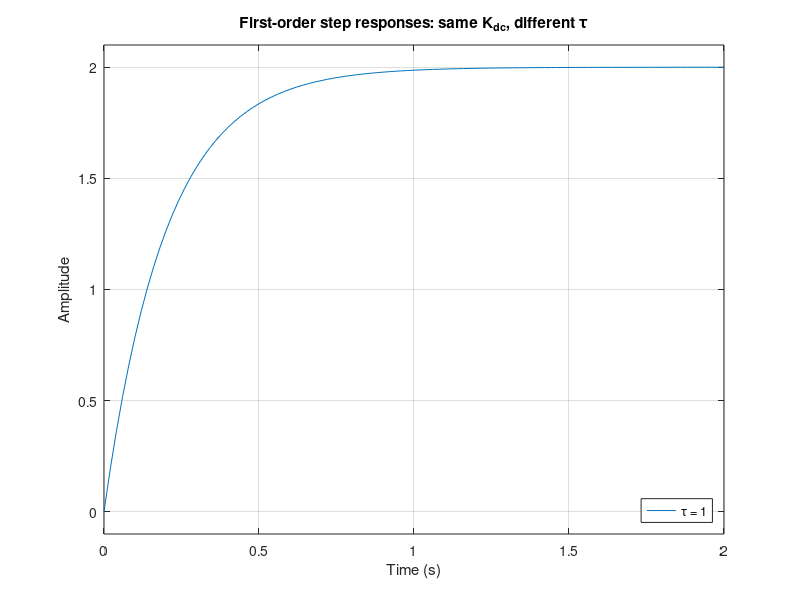
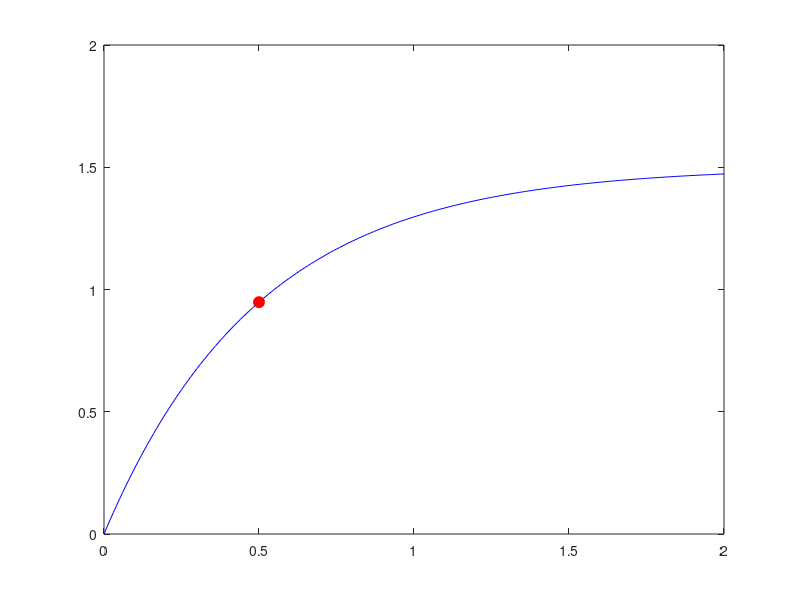

These figures' MATLAB source, in order: (Note: this script raises an error after producing the figures.)
%[text] # Week 4 MATLAB Companion: Time Response
%[text] This script follows the chapter examples for first- and second-order time response.  All MATLAB commands use the Control System Toolbox.
%%
%[text] ## First-Order Systems
%[text] The canonical first-order transfer function is $G\_1(s) = K\_{dc}\\,a/(s+a)$.  We build it with `tf()` and plot the unit step response.
%%
%[text] **Example: varying time constant** — three first-order systems with the same DC gain but different poles
a_vals = [1, 2, 5];          % pole locations: a = 1/tau
Kdc = 2;
figure
hold on
for a = a_vals
    G = tf(Kdc * a, [1, a]);
    step(G)
end
hold off
legend('\tau = 1', '\tau = 0.5', '\tau = 0.2', 'Location', 'southeast')
title('First-order step responses: same K_{dc}, different \tau')
xlabel('Time (s)');  ylabel('Amplitude')
grid on
%%
%[text] **Annotating the time constant** — the response reaches 63% of its final value at $t = \\tau$
a = 2;  tau = 1/a;  Kdc = 1.5;
G1 = tf(Kdc * a, [1, a]);
t = 0 : 0.01 : 4*tau;
c = Kdc * (1 - exp(-a*t));

figure
plot(t, c, 'b')
hold on
plot(tau, Kdc*(1-exp(-1)), 'ro', 'MarkerSize', 8, 'MarkerFaceColor', 'r')
yline(Kdc, 'k--')
yline(0.63*Kdc, 'r--')
xline(tau, 'r--')
xline(4*tau, 'g--')
text(tau+0.02, 0.1, '\tau', 'Color', 'r', 'FontSize', 12)
text(4*tau+0.02, 0.1, '4\tau = T_s', 'Color', 'g', 'FontSize', 12)
text(0.05, Kdc+0.05, 'K_{dc}', 'FontSize', 12)
hold off
title('First-order step response: annotated metrics')
xlabel('Time (s)');  ylabel('c(t)')
grid on
%%
%[text] **Rise time and settling time** — compute and verify with `stepinfo()`
info = stepinfo(G1)
Tr_formula  = 2.2 / a
Ts_formula  = 4.0 / a
%%
%[text] ## Second-Order Systems: Four Damping Cases
%[text] The canonical second-order TF is $G\_2(s) = K\_{dc}\\,\\omega\_{n}^{2}/(s^{2}+2\\zeta\\omega\_{n}s+\\omega\_{n}^{2})$.  Varying $\\zeta$ produces qualitatively different responses.
%%
wn = 3;   Kdc = 1;
zeta_vals = [0, 0.3, 0.5, 0.707, 1.0, 1.5];
labels = {'\zeta=0 (undamped)', '\zeta=0.3', '\zeta=0.5', ...
          '\zeta=0.707 (crit. equiv.)', '\zeta=1 (critically damped)', ...
          '\zeta=1.5 (overdamped)'};

figure
hold on
for k = 1:length(zeta_vals)
    z = zeta_vals(k);
    G = tf(Kdc * wn^2, [1, 2*z*wn, wn^2]);
    step(G)
end
hold off
legend(labels, 'Location', 'southeast', 'Interpreter', 'tex')
title('Second-order step responses: varying damping ratio')
xlabel('Time (s)');  ylabel('c(t)')
grid on
%%
%[text] ## Pole-Zero Map and Step Response Together
%[text] A side-by-side view reinforces the connection between pole location and response character.
%%
wn = 5;  Kdc = 1;
zeta_vals = [0.1, 0.3, 0.5, 0.707, 1.0, 1.5];

figure
for k = 1:length(zeta_vals)
    z = zeta_vals(k);
    G = tf(Kdc * wn^2, [1, 2*z*wn, wn^2]);
    subplot(length(zeta_vals), 2, 2*k-1)
    pzplot(G);  grid on
    title(sprintf('\\zeta = %.3g', z), 'Interpreter', 'tex')
    subplot(length(zeta_vals), 2, 2*k)
    step(G);  grid on
    title('')
end
%%
%[text] ## System Parameters from the Transfer Function
%[text] Given a transfer function, use `damp()` to extract $\\omega\_{n}$ and $\\zeta$ for each pole pair.
%%
G_ex = tf(100, [1, 15, 100]);   % wn = 10, zeta = 0.75
[wn_vals, zeta_vals, poles] = damp(G_ex)
%%
%[text] **Identifying parameters by inspection** — match coefficients to the standard form $s^{2}+2\\zeta\\omega\_{n}s+\\omega\_{n}^{2}$
num = G_ex.Numerator{1};
den = G_ex.Denominator{1};
wn_id   = sqrt(den(3))
zeta_id = den(2) / (2 * wn_id)
Kdc_id  = num(end) / den(end)
%%
%[text] ## Performance Metrics: Formulas vs. `stepinfo()`
%[text] For the canonical underdamped system (no zeros, no additional poles) the formulas of the chapter give exact results.  `stepinfo()` computes the same quantities numerically from the step response.
%%
wn = 10;  zeta = 0.4;
G = tf(wn^2, [1, 2*zeta*wn, wn^2]);

wd  = wn * sqrt(1 - zeta^2);
sig = zeta * wn;

Tp_formula  = pi / wd
OS_formula  = exp(-pi*zeta/sqrt(1-zeta^2)) * 100
Ts_formula  = 4 / sig
% Rise time: Nise polynomial (max error < 0.5% for 0 < zeta < 0.9)
wnTr = 1.76*zeta^3 - 0.417*zeta^2 + 1.039*zeta + 1;
Tr_formula  = wnTr / wn
%%
info = stepinfo(G)
%%
%[text] ## Effect of Natural Frequency: Time Scaling
%[text] Increasing $\\omega\_{n}$ with fixed $\\zeta$ compresses the time axis without changing the shape --- overshoot and number of oscillations stay the same.
%%
zeta = 0.4;
wn_vals = [2, 5, 10];
figure
hold on
for wn = wn_vals
    G = tf(wn^2, [1, 2*zeta*wn, wn^2]);
    step(G)
end
hold off
legend('\omega_n = 2', '\omega_n = 5', '\omega_n = 10', ...
       'Location', 'southeast', 'Interpreter', 'tex')
title(sprintf('Time scaling: fixed \\zeta = %.1f, varying \\omega_n', zeta), ...
      'Interpreter', 'tex')
xlabel('Time (s)');  ylabel('c(t)')
grid on
%%
%[text] ## Effect of Damping Ratio: Shape Change
%[text] Increasing $\\zeta$ with fixed $\\omega\_{n}$ reduces overshoot and rises time changes.  The natural frequency sets the time scale; $\\zeta$ sets the shape.
%%
wn = 5;
zeta_vals = [0.1, 0.3, 0.5, 0.707];
figure
hold on
for zeta = zeta_vals
    G = tf(wn^2, [1, 2*zeta*wn, wn^2]);
    step(G)
end
hold off
legend('\zeta=0.1', '\zeta=0.3', '\zeta=0.5', '\zeta=0.707', ...
       'Location', 'southeast', 'Interpreter', 'tex')
title(sprintf('Shape change: fixed \\omega_n = %g, varying \\zeta', wn), ...
      'Interpreter', 'tex')
xlabel('Time (s)');  ylabel('c(t)')
grid on
%%
%[text] ## Higher-Order Systems: Numerical Metrics
%[text] For higher-order models or systems with zeros, `stepinfo()` and `damp()` compute the metrics numerically without requiring the analytical formulas.
%%
% Three-pole system from Nise Example 4.8
G_hi = tf(24.542, [1, 4, 24.542]);          % pure second-order baseline
G_hi2 = tf(245.42, conv([1 10], [1 4 24.542]));  % third pole at -10

figure
step(G_hi, G_hi2)
legend('2nd-order baseline', 'With extra pole at -10', 'Location', 'southeast')
title('Effect of an additional pole on step response')
grid on

info1 = stepinfo(G_hi)
info2 = stepinfo(G_hi2)

%[appendix]{"version":"1.0"}
%---
%[metadata:view]
%   data: {"layout":"inline"}
%---
